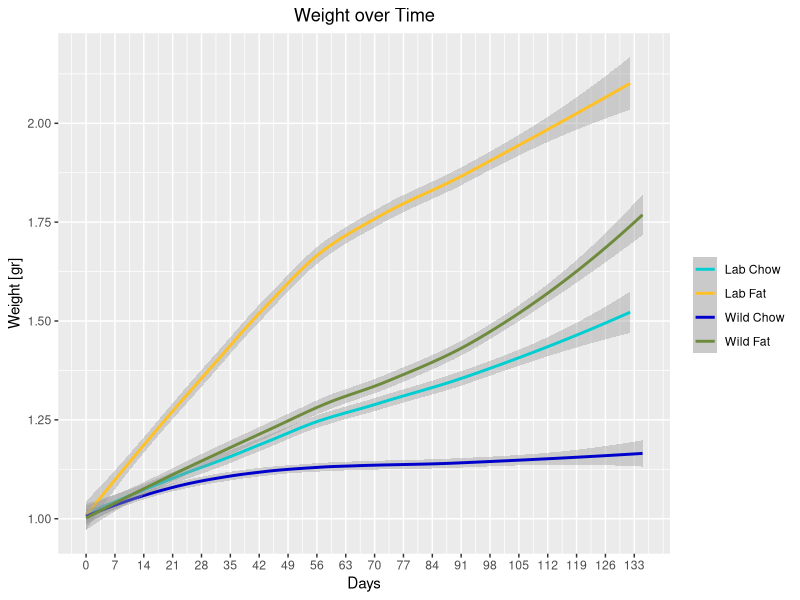
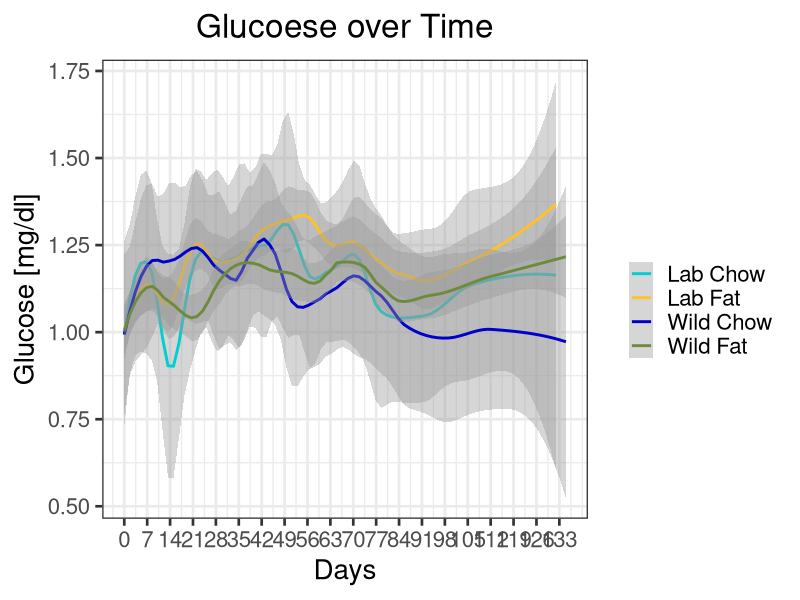
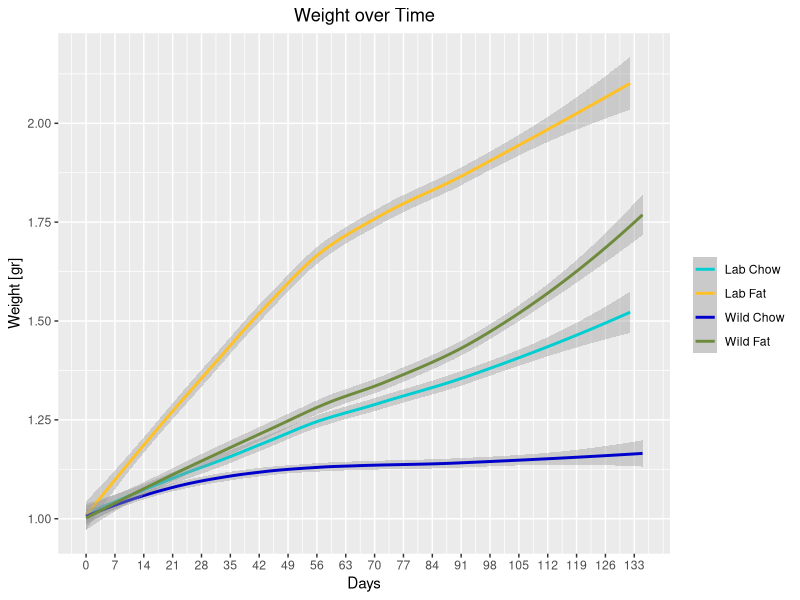
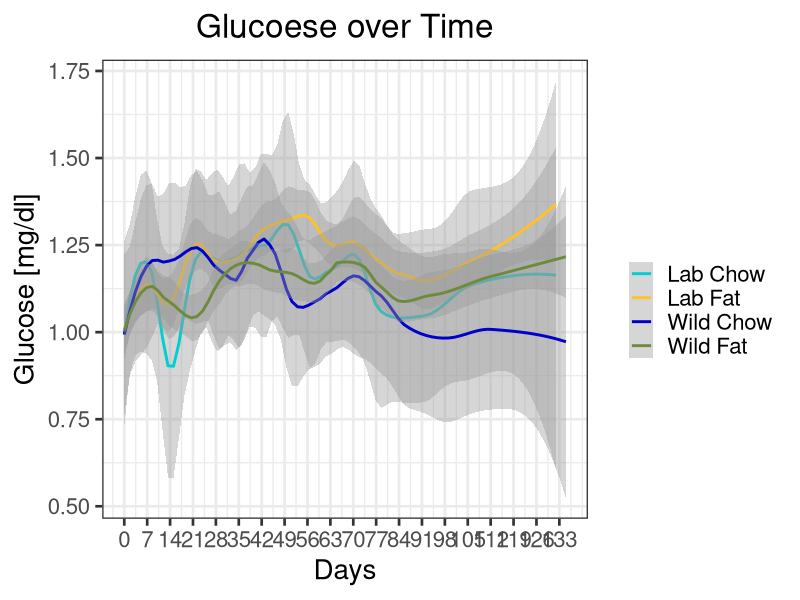
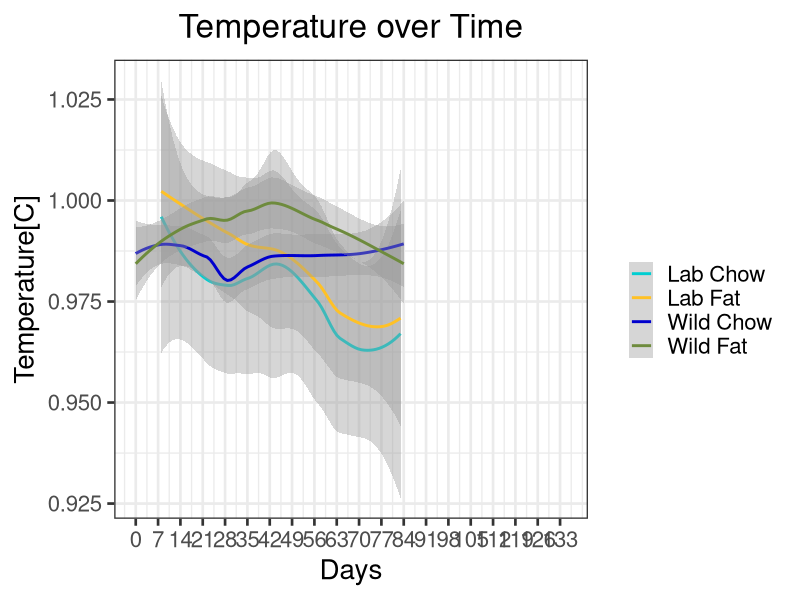

Recreate these plots in R, in order. (Note: this script raises an error after producing the figures.)
## ---- chunk 1

setwd("~/Deskto p/Research/NAFLD/Experiments/All Experiments togehter")
library(ggplot2)
library(gdata)
library(rlist)
library(ggpubr)
library(gridBase)
library(gridExtra)
#installation of ggpubr, according to websitehttp://www.sthda.com/english/articles/24-ggpubr-publication-ready-plots/81-ggplot2-easy-way-to-mix-multiple-graphs-on-the-same-page/

cd <- read.csv("AllExp.csv")


#Change Date to custome date of R programm, no need now, format is already fine
cd$Date <- as.Date(cd$Date, "%m/%d/%y")

#for calculating days after starting the exp
for (sex in unique(cd$Gender)){

  for (Days in unique(cd$Experiment)) {
  
    for (Days2 in unique(cd$Microbiome)) {
    
    lowdate <- min(cd$Date[cd$Experiment == Days & cd$Microbiome == Days2 & cd$Gender == sex])
  
    cd$Days[cd$Experiment == Days & cd$Microbiome == Days2& cd$Gender == sex] <- cd$Date[cd$Experiment == Days & cd$Microbiome == Days2 & cd$Gender == sex] - lowdate
    }
  }
}

minval <- min(cd$Weight[cd$Gender == "Female"], na.rm = TRUE)
maxval <- max(cd$Weight[cd$Gender == "Female"], na.rm = TRUE)

minvalmales <- min(cd$Weight[cd$Gender == "Male"], na.rm = TRUE)
maxvalmales <- max(cd$Weight[cd$Gender == "Male"], na.rm = TRUE)

maxdays <- max(cd$Days[cd$Gender == "Female"], na.rm = TRUE)
maxdaysmales <- max(cd$Days[cd$Gender == "Male"], na.rm = TRUE)
mindays <- min(cd$Days, na.rm = TRUE)
sex <- "Female"
sex2 <- "Male"

cd$UID <- NA
cd$Temp <- paste(cd$Experiment, cd$Microbiome, cd$Food, cd$Cage, cd$Mouse, cd$Gender)

for (mouse in unique(cd$Temp)) {
  mouse.list <- as.vector(strsplit(mouse, " ")[[1]])
 
  microbiome <- "2"
  if (mouse.list[2] == "Wild") {
   
    microbiome <- "1"
   
        }
 
  food <- "2"
  if (mouse.list[3] == "Fat") {
   
    food <- "1"
   
  }
  
  gender <- "2"
  
  if (mouse.list[6] == "Female") {
    gender <- "1"
    
  }
 
  uid <- paste0(gender, mouse.list[1], microbiome, food, mouse.list[4], mouse.list[5])
 
  cd$UID[cd$Temp == mouse] <- as.numeric(uid)
 
}
 
#create a new variable for proportional weight
cd$PropWeight <- NA
 
#loop through each mouse with UID
for (mouse in unique(cd$UID)) {
 
  #find minimum day (start day) and minimum weight (on start day)
  minDay <- min(cd$Day[cd$UID == mouse])
  minWeight <- cd$Weight[cd$UID == mouse & cd$Day == minDay]
 
  #find and save proportional weight for the current mouse
  cd$PropWeight[cd$UID == mouse] <- cd$Weight[cd$UID == mouse] / minWeight
 
}
#create a new variable for proportional glucose
cd$PropGlucose <- NA
 
#loop through each mouse with UID
for (mouse in unique(cd$UID)) {
 
  #find minimum day (start day) and minimum weight (on start day)
  minDay <- min(cd$Day[cd$UID == mouse])
  minGlucose <- cd$Glucose[cd$UID == mouse & cd$Day == minDay]
 
  #find and save proportional weight for the current mouse
  cd$PropGlucose[cd$UID == mouse] <- cd$Glucose[cd$UID == mouse] / minGlucose
 
}

#create a new variable for proportional glucose
cd$PropTemp <- NA
 
#loop through each mouse with UID
for (mouse in unique(cd$UID)) {
 
  #find minimum day (start day) and minimum weight (on start day)
  minTemp <- logical(0)
  minDay <- 0
  while (length(minTemp) == 0) {
    minDay <- minDay + 1
    minTemp <- cd$Temperature[cd$UID == mouse & cd$Day == minDay]
  }

 
  #find and save proportional weight for the current mouse
  cd$PropTemp[cd$UID == mouse] <- cd$Temperature[cd$UID == mouse] / minTemp
 
}

#Plot proportional weight gain of all mice

cd$Color <- paste(cd$Microbiome, cd$Food)

cdFemale <- subset(cd, cd$Gender == "Female")

plotPropWeightFemale <- ggplot(cdFemale, aes(x = cdFemale$Days, y = cdFemale$PropWeight, color = cdFemale$Color)) +
                                 geom_smooth(span = 0.8, level = 0.95) +
  scale_x_continuous(breaks=seq(0,maxdays, 7), limits = c(mindays, maxdays)) +
 # xlim(c(mindays, maxdays)) +
  xlab("Days") +
  ylab("Weight [gr]") +
  scale_colour_manual("", values = c("darkturquoise","goldenrod1", "blue3", "darkolivegreen4"), breaks = c("Lab Chow", "Lab Fat", "Wild Chow", "Wild Fat")) +
  theme_set(theme_bw(base_size = 20) ) +
    theme(plot.title = element_text(hjust = 0.5)) +
      ggtitle("Weight over Time")
print(plotPropWeightFemale)
  

#Plot proportional glucose gain of all mice

cd$Color <- paste(cd$Microbiome, cd$Food)

cdFemale <- subset(cd, cd$Gender == "Female")

plotPropGlucoseFemale <- ggplot(cdFemale, aes(x = cdFemale$Days, y = cdFemale$PropGlucose, color = cdFemale$Color)) +
                                 geom_smooth(span = 0.3) +
  scale_x_continuous(breaks=seq(0,maxdays, 7), limits = c(mindays, maxdays)) +
 # xlim(c(mindays, maxdays)) +
  xlab("Days") +
  ylab("Glucose [mg/dl]") +
  scale_colour_manual("", values = c("darkturquoise","goldenrod1", "blue3", "darkolivegreen4"), breaks = c("Lab Chow", "Lab Fat", "Wild Chow", "Wild Fat")) +
  theme_set(theme_bw(base_size = 20) ) +
    theme(plot.title = element_text(hjust = 0.5)) +
      ggtitle("Glucoese over Time")
print(plotPropGlucoseFemale)
  

#Plot proportional TEMPERATURE gain of all mice

cd$Color <- paste(cd$Microbiome, cd$Food)

cdFemale <- subset(cd, cd$Gender == "Female")

plotPropTemperatureFemale <- ggplot(cdFemale, aes(x = cdFemale$Days, y = cdFemale$PropTemp, color = cdFemale$Color)) +
                                 geom_smooth() +
  scale_x_continuous(breaks=seq(0,maxdays, 7), limits = c(mindays, maxdays)) +
 # xlim(c(mindays, maxdays)) +
  xlab("Days") +
  ylab("Temperature[C]") +
  scale_colour_manual("", values = c("darkturquoise","goldenrod1", "blue3", "darkolivegreen4"), breaks = c("Lab Chow", "Lab Fat", "Wild Chow", "Wild Fat")) +
  theme_set(theme_bw(base_size = 20) ) +
    theme(plot.title = element_text(hjust = 0.5)) +
      ggtitle("Temperature over Time")

print(plotPropWeightFemale)
  
print(plotPropGlucoseFemale)  
print(plotPropTemperatureFemale)  

cd$WeightBin <- FALSE

cd$WeightBin[cd$PropWeight > 1.25] <- TRUE

FatWildHigh <- subset(cd, cd$WeightBin == TRUE & cd$Microbiome == "Wild" & cd$Food == "Fat" & cd$Days == "31")

cd$WeightBin[cd$PropWeight < 1.25] <- TRUE

FatWildLow <- subset(cd, cd$WeightBin == TRUE & cd$Microbiome == "Wild" & cd$Food == "Fat" & cd$Days == "31")

for (microbiome in unique(cd$Microbiome)){
  
  for(food in unique(cd$Food)){
    
    temp <- subset(cd, cd$Weight[cd$Microbiome == "Wild" & cd$Food == "Fat"])
    
    HistoWeight <- ggplot(data = temp, aes(temp$Weight)) +
      geom_histogram()

print(HistoWeight)
  }
}

HistoWeight <- ggplot(data = cd, aes(cd$Weight)) +
  geom_histogram()

print(HistoWeight)

for (histo in unique(cd$Days)){
  
  day <- subset(cd, cd$Days > "30")
  
  histogrammweight <- ggplot(data = cd, aes(y = cd$Weight))+
    geom_histogram()
  
  
}


print(histogrammweight)


for (sex in unique(cd$Gender)) {
  for (microbiome in unique(cd$Microbiome)) {
    for (food in unique(cd$Food)) {
      
      sub <- subset(cd, cd$Gender == sex & cd$Microbiome == microbiome & cd$Food == food)
      
      model <- lm(sub$Weight~sub$Temperature)
      
      p <- ggplot(data = sub, aes(x = sub$Temperature, y = sub$Weight, color = sub$Days)) + geom_point() + geom_abline(aes(intercept = as.numeric(model[[1]][1]), slope = as.numeric(model[[1]][2]))) + labs(x = "Temperature", y = "Weight", title = paste(sex, microbiome, food), subtitle = paste("Pearson Correlation: ", as.numeric(cor.test(sub$Temperature, sub$Weight)[4]), ", p = ", as.numeric(cor.test(sub$Temperature, sub$Weight)[3])))
      
      print(p)
      
      p2 <- ggplot(data = sub, aes(x = sub$UID, y = sub$Weight, color = sub$Days)) + geom_point()
      
      print(unique(sub$UID))
      
      print(p2)
      
    }
  }
}


  
  temp <- subset(cd, cd$UID == "122122" | cd$UID == "122113" | cd$UID == "122114" | cd$UID == "122115"  | cd$UID == "121122" | cd$UID == "121113" | cd$UID == "121114" | cd$UID == "121115" | cd$UID == "132122" | cd$UID == "132113" | cd$UID == "132114" | cd$UID == "132115"  | cd$UID == "131122" | cd$UID == "131113" | cd$UID == "131114" | cd$UID == "131115")
  
  plotBounceBack <- ggplot(data = temp, aes(x = temp$Days, y = temp$Weight, color = temp$Microbiome)) +
  geom_smooth(span = 0.6) +
    scale_x_continuous(breaks=seq(0,maxdays, 7), limits = c(mindays, maxdays)) +
 # xlim(c(mindays, maxdays)) +
  xlab("Days") +
  ylab("Weight [gr]") +
  theme_set(theme_bw(base_size = 20) ) +
    theme(plot.title = element_text(hjust = 0.6)) +
      ggtitle("Weight, BounceBack")

    
  
  print(plotBounceBack)
  
  temp2 <- subset(cd, cd$UID == "122131" | cd$UID == "122132" | cd$UID == "122133" | cd$UID == "122124"  | cd$UID == "122135" | cd$UID == "121131" | cd$UID == "121132" | cd$UID == "121133" | cd$UID == "121124"  | cd$UID == "121135" |cd$UID == "132131" | cd$UID == "132132" | cd$UID == "132133" | cd$UID == "132124"  | cd$UID == "132135" | cd$UID == "131131" | cd$UID == "131132" | cd$UID == "131133" | cd$UID == "131124"  | cd$UID == "131135" )
  
  plotLPSE2 <- ggplot(data = temp2, aes(x = temp2$Days, y = temp2$Weight, color = temp2$Microbiome)) +
  geom_smooth(span = 0.3) +
    scale_x_continuous(breaks=seq(0,maxdays, 7), limits = c(mindays, maxdays)) +
 # xlim(c(mindays, maxdays)) +
  xlab("Days") +
  ylab("Weight [gr]") +
  theme_set(theme_bw(base_size = 20) ) +
    theme(plot.title = element_text(hjust = 0.6)) +
      ggtitle("Weight, LPS")

    
  
  print(plotLPSE2)
